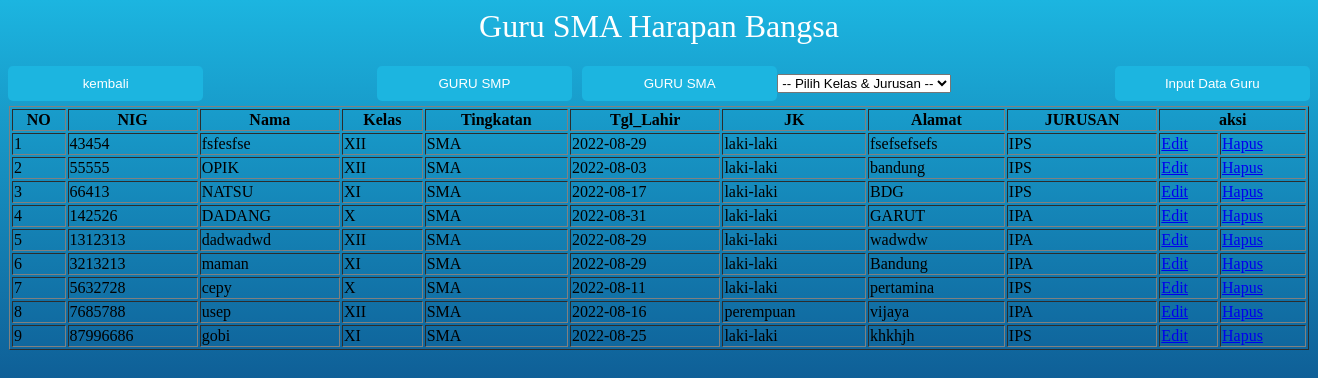
Page /gurusma.php (signed in) on the committed database.
### tables this page shows
CREATE TABLE `guru` (
  `NIG` int(11) NOT NULL,
  `nama` varchar(50) NOT NULL,
  `tgl_lahir` date NOT NULL,
  `jk` varchar(20) NOT NULL,
  `alamat` varchar(225) NOT NULL,
  `kelas` varchar(10) NOT NULL,
  `Tingkatan` varchar(10) NOT NULL,
  `nama_jurusan` varchar(50) DEFAULT NULL
);

### user_gurusma.php (called while the page is built, shortened)
<?php
class UserGuru
{
    public function showData()
	{
        $conn = new Koneksi();
        $db=$conn->metal();
		$stmt=$db->prepare("SELECT NIG,nama,kelas,Tingkatan,tgl_lahir,jk,alamat, nama_jurusan FROM guru where  kelas='X' OR kelas='XI' OR kelas='XII'");
		$stmt->execute();
		return $stmt;
	}
}

### gurusma.php (the view, shortened to what this page needs)
<?php
require 'user_gurusma.php';
$obj = new UserGuru();
?>
<h1>Guru SMA Harapan Bangsa</h1>
<link rel="stylesheet" type="text/css" href="css/smp.css">
<form action = "input_guru_sma.php" method ="POST" name="login">
<input type ="submit" class="tombol_input1" name = "submit" value = "Input Data Guru">
<center>
<table class= 'table table-bordered table-responsive'>
 <tr>
 <tr>
 <table border="1" width="1300px" >
 <tr>
     <th>NO</th>
     <th>NIG</th>
     <th>Nama</th>
     <th>Kelas</th>
     <th>Tingkatan</th>
     <th>Tgl_Lahir</th>
     <th>JK</th>
     <th>Alamat</th>
     <th>JURUSAN</th>
     <th colspan="5">aksi</th>
 </tr>
</center>
 <?php
$no=1;
	$data=$obj->showData();
	if($data->rowCount()>0){
	while($row=$data->fetch(PDO::FETCH_ASSOC)){
?>
<tr>
	<td><?php echo $no; ?></td>
	<td><?php echo $row['NIG']; ?></td>
	<td><?php echo $row['nama']; ?></td>
    <td><?php echo $row['kelas']; ?></td>
    <td><?php echo $row['Tingkatan']; ?></td>
    <td><?php echo $row['tgl_lahir']; ?></td>
    <td><?php echo $row['jk']; ?></td>
    <td><?php echo $row['alamat']; ?></td>
    <td><?php echo $row['nama_jurusan']; ?></td>
    <td><a href="editguru.php?NIG=<?php echo $row['NIG']; ?>">Edit</a></td>
    <td><a href="proses_delete_guru.php?NIG=<?php echo $row['NIG']; ?>">Hapus</a></td>
    </tr>
    </form>
<?php
$no+=1; }
}else{
echo '<tr>
		<td> Not found</td>
    </tr>';
}
?>
 <form action = "guru.php" method ="POST" name="kembali">
<input type ="submit" class="tombol_kembali" name = "kembali" value = "kembali">
 </form>
 <form action = "gurusmp.php" method ="POST" name="gurusmp">
    <input type ="submit" class="tombol2" name = "gurusmp" value = "GURU SMP">
    </form>
    <form action = "gurusma.php" method ="POST" name="gurusma">
    <input type ="submit" class="tombol2" name = "gurusma" value = "GURU SMA">
    </form>
    <form action="" method="POST">
 <select  name="category" onChange="document.location.href=this.options[this.selectedIndex].value;">
 <option value="">-- Pilih Kelas & Jurusan -- </option>
 </select>
 </form>

### css/smp.css (style rules this page uses)
h1 { text-align: center; color: white; font-weight: 100; }
.tombol_input1 { background: #1cb5e0; color: white; font-size: 10pt; width: 15%; border: cornflowerblue; border-radius: 5px; padding: 10px 10px; margin-bottom: 5px; color :white; float:right; }
.tombol_kembali { background: #1cb5e0; color: white; font-size: 10pt; width: 15%; border: cornflowerblue; border-radius: 5px; padding: 10px 10px; margin-bottom: 5px; color :white; float:left; }
.tombol2 { background: #1cb5e0; color: white; font-size: 10pt; width: 15%; border: cornflowerblue; border-radius: 5px; padding: 10px 10px; margin-bottom: 5px; margin-left: 10px; color :white; }

### rows in the picture
guru: NIG "43454", nama "fsfesfse", kelas "XII", Tingkatan "SMA", tgl_lahir "2022-08-29", jk "laki-laki", alamat "fsefsefsefs", nama_jurusan "IPS"
guru: NIG "55555", nama "OPIK", kelas "XII", Tingkatan "SMA", tgl_lahir "2022-08-03", jk "laki-laki", alamat "bandung", nama_jurusan "IPS"
guru: NIG "66413", nama "NATSU", kelas "XI", Tingkatan "SMA", tgl_lahir "2022-08-17", jk "laki-laki", alamat "BDG", nama_jurusan "IPS"
guru: NIG "142526", nama "DADANG", kelas "X", Tingkatan "SMA", tgl_lahir "2022-08-31", jk "laki-laki", alamat "GARUT", nama_jurusan "IPA"
guru: NIG "1312313", nama "dadwadwd", kelas "XII", Tingkatan "SMA", tgl_lahir "2022-08-29", jk "laki-laki", alamat "wadwdw", nama_jurusan "IPA"
guru: NIG "3213213", nama "maman", kelas "XI", Tingkatan "SMA", tgl_lahir "2022-08-29", jk "laki-laki", alamat "Bandung", nama_jurusan "IPA"
guru: NIG "5632728", nama "cepy", kelas "X", Tingkatan "SMA", tgl_lahir "2022-08-11", jk "laki-laki", alamat "pertamina", nama_jurusan "IPS"
guru: NIG "7685788", nama "usep", kelas "XII", Tingkatan "SMA", tgl_lahir "2022-08-16", jk "perempuan", alamat "vijaya", nama_jurusan "IPA"
guru: NIG "87996686", nama "gobi", kelas "XI", Tingkatan "SMA", tgl_lahir "2022-08-25", jk "laki-laki", alamat "khkhjh", nama_jurusan "IPS"
